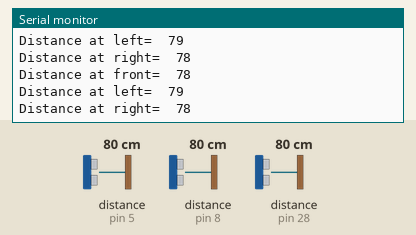
This sketch was run on a simulated Arduino Mega 2560, built with avr-gcc and run on an emulated ATmega2560. Parts: the last lines printed to the serial monitor. Wiring (inferred from the names in the program): 3 × ultrasonic range finder: trigger pin 9, echo pin 8 / trigger pin 27, echo pin 5 / trigger pin 29, echo pin 28. The test bench sets the inputs (shaded band); at power-on: distance to the obstacle (sensors on pin 5, pin 8, pin 28) 80 cm. The echo pulse lasts 58.3 µs per cm.

Above: at 1.2 s.
1.3 s: distance to the obstacle (sensor on pin 5) set to 35 cm
At 1.69 s:
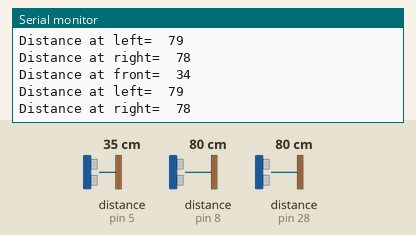
4.3 s: distance to the obstacle (sensor on pin 8) set to 2 cm
At 4.68 s:
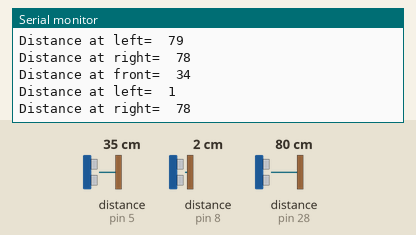
5.8 s: distance to the obstacle (sensor on pin 28) set to 2 cm
At 6.14 s:
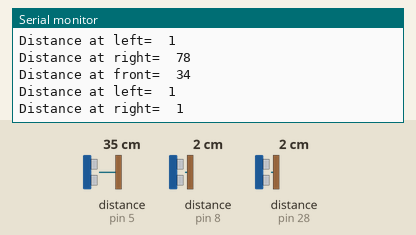
7.3 s: distance to the obstacle (sensor on pin 8) set to 299 cm
At 7.59 s:
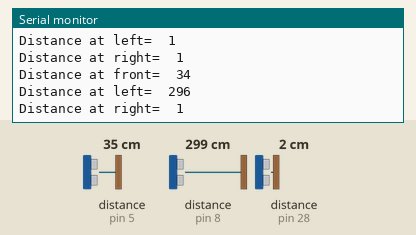
10.3 s: distance to the obstacle (sensor on pin 5) set to 2 cm
At 10.69 s:
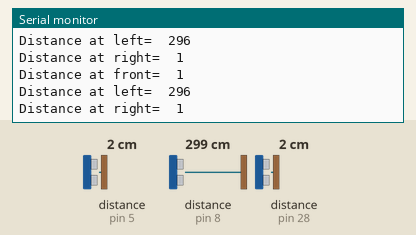
11.8 s: distance to the obstacle (sensor on pin 5) set to 120 cm
At 12.03 s:
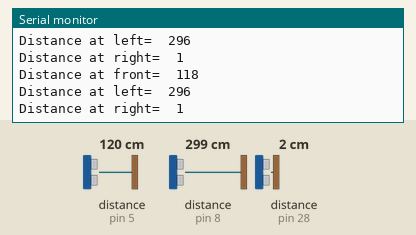
Timing chart, 0 to 14.8 s (numbered marks = the images above; inputs shaded):
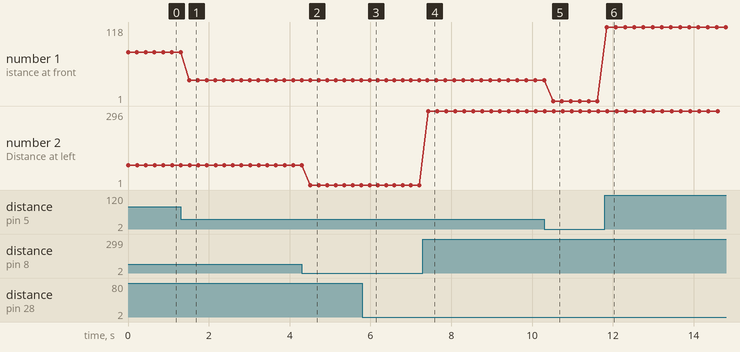

The sketch:

Ultrasonic.ino
```cpp
// initializing the echo pins for Hc-SR04
const int echo_front = 5; //PE4
const int echo_left = 8; //PA5
const int echo_right = 28; //PE2

// initializing the trig pins for Hc-SR04
const int trig_front = 27; //PE1
const int trig_left = 9; //PA6
const int trig_right = 29; //PE3

//Time Update Variables for the front ultrasonic
long duration_front, cm_front; //To measure pulse width and distance in cm
long distance_front = 0; //To return distance of object

//Time Update Variables for the left ultrasonic
long duration_left, cm_left; //To measure pulse width and distance in cm
long distance_left = 0; //To return distance of object

//Time Update Variables for the right ultrasonic
long duration_right, cm_right; //To measure pulse width and distance in cm
long distance_right = 0; //To return distance of object

////////////////////////////////////////////////////
//Initializing Pins Function
void setup()
{
Serial.begin(115200); //Initialize Serial COM Port with 115200 buad rate

//setting the pins for the front ultrasonic
pinMode(trig_front, OUTPUT);
pinMode(echo_front, INPUT);

//setting the pins for the left ultrasonic
pinMode(trig_left, OUTPUT);
pinMode(echo_left, INPUT);

//setting the pins for the right ultrasonic
pinMode(trig_right, OUTPUT);
pinMode(echo_right, INPUT);
}


void loop()
{
Update_Front_Ultra_Sonic(); //This function operates the front HC-SR04
Update_Left_Ultra_Sonic(); //This function operates the left HC-SR04
Update_Right_Ultra_Sonic(); //This function operates the right HC-SR04
delay(200); //Delay between prints on Serial Monitor
}


//Will update the ultrasonic sensor through Serial port
//for the front sensor
void Update_Front_Ultra_Sonic()
{
//Setting Trig Signal HIGH for 10us to produce burst of 8 pulses at 40KHz
digitalWrite(trig_front, LOW);
delayMicroseconds(2);
digitalWrite(trig_front, HIGH);
delayMicroseconds(10);
digitalWrite(trig_front, LOW);
duration_front = pulseIn(echo_front, HIGH);
cm_front = microsecondsToCentimeters_front(duration_front); // convert the time into a distance, refer to function below
//Sending through serial port to print on Monitor
Serial.print("Distance at front=");
Serial.print("\t");
Serial.print(cm_front);
Serial.print("\n");
}

//for the left sensor
void Update_Left_Ultra_Sonic()
{
//Setting Trig Signal HIGH for 10us to produce burst of 8 pulses at 40KHz
digitalWrite(trig_left, LOW);
delayMicroseconds(2);
digitalWrite(trig_left, HIGH);
delayMicroseconds(10);
digitalWrite(trig_left, LOW);
duration_left = pulseIn(echo_left, HIGH);
cm_left = microsecondsToCentimeters_left(duration_left); // convert the time into a distance, refer to function below
//Sending through serial port to print on Monitor
Serial.print("Distance at left=");
Serial.print("\t");
Serial.print(cm_left);
Serial.print("\n");
}

//for the right sensor
void Update_Right_Ultra_Sonic()
{
//Setting Trig Signal HIGH for 10us to produce burst of 8 pulses at 40KHz
digitalWrite(trig_right, LOW);
delayMicroseconds(2);
digitalWrite(trig_right, HIGH);
delayMicroseconds(10);
digitalWrite(trig_right, LOW);
duration_right = pulseIn(echo_right, HIGH);
cm_right = microsecondsToCentimeters_right(duration_right); // convert the time into a distance, refer to function below
//Sending through serial port to print on Monitor
Serial.print("Distance at right=");
Serial.print("\t");
Serial.print(cm_right);
Serial.print("\n");
}


//Conversion of microsecond to centimeter
//for the distance read from the front sensor
long microsecondsToCentimeters_front(long microseconds_front)
{
distance_front = 0.034 * microseconds_front;
return distance_front / 2;
}

//for the distance read from the left sensor
long microsecondsToCentimeters_left(long microseconds_left)
{
distance_left = 0.034 * microseconds_left;
return distance_left / 2;
}

//for the distance read from the right sensor
long microsecondsToCentimeters_right(long microseconds_right)
{
distance_right = 0.034 * microseconds_right;
return distance_right / 2;
}
```

straight_line_left_turn.c
```cpp
//motor A on rhs
int enA = 7;   // ENABLE pin (PB4) for motor A PWM
int in1 = 3;   // IN1 pin (PB0) for motor A direction
int in2 = 4;   // IN2 pin (PB1) for motor A direction

//motor B on lhs
int enB = 37;    // ENABLE pin (PC4) for motor B PWM
int in3 = 35;    // IN3 pin (PC6) for motor B direction
int in4 = 34;    // IN4 pin (PC7) for motor B direction

void setup() {
  Serial.begin(115200); // serial initialization

  //  pin modes for motor A
  pinMode(enA, OUTPUT);
  pinMode(in1, OUTPUT);
  pinMode(in2, OUTPUT);

  //  pin modes for motor B
  pinMode(enB, OUTPUT);
  pinMode(in3, OUTPUT);
  pinMode(in4, OUTPUT);

  // initially motors are off
  digitalWrite(in1, LOW);
  digitalWrite(in2, LOW);
  digitalWrite(in3, LOW);
  digitalWrite(in4, LOW);
}

void loop() {
  // to move forward
  digitalWrite(in2, HIGH); // motor a moves
  digitalWrite(in1, LOW);
  digitalWrite(in4, HIGH); // motor b moves
  digitalWrite(in3, LOW);


  analogWrite(enA, 255);  // high speed for motor a
  analogWrite(enB, 125);  // high speed for motor b, 117

  delay(4000);  // move forward for 5 secs

//for a right turn
  digitalWrite(in1, LOW); // motor a stops
  digitalWrite(in2, HIGH);
  digitalWrite(in3, LOW);  //motor b moves forward
  digitalWrite(in4, LOW);

  analogWrite(enA, 255);   //high speed for motor a
  analogWrite(enB, 0);  // low speed for motor b

  delay(530);
  digitalWrite(in2, HIGH); // motor a moves
  digitalWrite(in1, LOW);
  digitalWrite(in4, HIGH); // motor b moves
  digitalWrite(in3, LOW);


  analogWrite(enA, 255);  // high speed for motor a
  analogWrite(enB, 125);  // high speed for motor b,
  delay(4000);
//
// //for a stop
//  digitalWrite(in1, LOW); // motor a stops
//  digitalWrite(in2, LOW);
//  digitalWrite(in3, LOW);  //motor b moves forward
//  digitalWrite(in4, LOW);
//
//  analogWrite(enA, 0);   //high speed for motor a
//  analogWrite(enB, 0);  // low speed for motor b
//
//  while(1);
}
```

task5.c
```cpp
//motor A on rhs
int enA = 26;   // ENABLE pin (PB4) for motor A PWM
int in1 = 11;   // IN1 pin (PB0) for motor A direction
int in2 = 12;   // IN2 pin (PB1) for motor A direction

//motor B on lhs
int enB = 25;    // ENABLE pin (PC4) for motor B PWM
int in3 = 13;    // IN3 pin (PC6) for motor B direction
int in4 = 8;    // IN4 pin (PC7) for motor B direction

void setup() {
  Serial.begin(115200); // serial initialization

  //  pin modes for motor A
  pinMode(enA, OUTPUT);
  pinMode(in1, OUTPUT);
  pinMode(in2, OUTPUT);

  //  pin modes for motor B
  pinMode(enB, OUTPUT);
  pinMode(in3, OUTPUT);
  pinMode(in4, OUTPUT);

  // initially motors are off
  digitalWrite(in1, LOW);
  digitalWrite(in2, LOW);
  digitalWrite(in3, LOW);
  digitalWrite(in4, LOW);
}

void loop() {
  // to move forward
  digitalWrite(in2, LOW); // motor a moves forward
  digitalWrite(in1, HIGH);
  digitalWrite(in4, LOW);  //motor b moves forward
  digitalWrite(in3, HIGH);

  analogWrite(enA, 160);  // high speed for motor a
  analogWrite(enB, 255);  // high speed for motor b

  delay(9000);  // move forward for 5 secs

////for a left turn
//  digitalWrite(in1, LOW); // motor a moves forward
//  digitalWrite(in2, HIGH);
//  digitalWrite(in3, LOW);  //motor b moves forward
//  digitalWrite(in4, HIGH);
//
//  analogWrite(enA, 255);   //high speed for motor a
//  analogWrite(enB, 64);  // low speed for motor b
//
//  delay(9000);
}
```

Measured:
- after the input at 1.3 s, the serial monitor: prints a new line after 0.22 s (image 1)
- after the input at 4.3 s, the serial monitor: prints a new line after 0.21 s (image 2)
- after the input at 5.8 s, the serial monitor: prints a new line after 0.18 s (image 3)
- after the input at 7.3 s, the serial monitor: prints a new line after 0.13 s (image 4)
- after the input at 10.3 s, the serial monitor: prints a new line after 0.22 s (image 5)
- after the input at 11.8 s, the serial monitor: prints a new line after 0.05 s (image 6)
- plotted number 1: 78 → 34 after the input at 1.3 s, 1 → 118 after the input at 11.8 s
- plotted number 2: 79 → 1 after the input at 4.3 s, 1 → 296 after the input at 7.3 s
